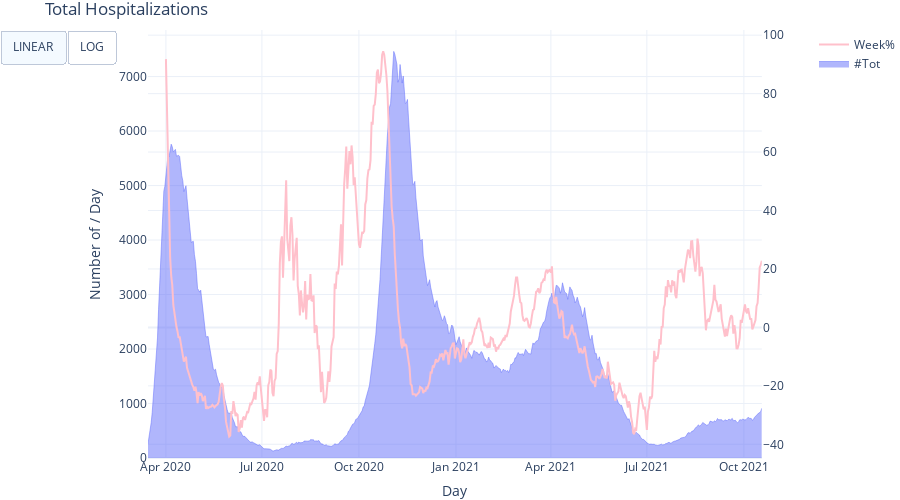

This figure's notebook cell:
### Markdown cell above
# Total hospitalizations in BE

### Code cell
def bar_hospitalization_tot():
    """
    bar plot hospitalization
    """
    df = df_prov_tot.groupby(['DATE']).agg({'TOTAL_IN': 'sum', 'NEW_OUT': 'sum', 'NEW_IN': 'sum', 'TOTAL_IN_ICU': 'sum'})

    totin_bar = go.Scatter(x=df.index, y=df.TOTAL_IN, name='#Tot',stackgroup='two',line=dict(width=0.5),mode='lines', groupnorm="")

    fig_hospi = make_subplots(specs=[[{"secondary_y": True, }]], shared_yaxes='all', shared_xaxes='all')

    fig_hospi.add_trace(totin_bar, secondary_y=False)

    xvals = df.index[7:]
    yvals = 100 * (df.TOTAL_IN.values[7:] - df.TOTAL_IN.values[:-7]) / df.TOTAL_IN.values[:-7]

    fig_hospi.add_trace(go.Scatter(x=xvals[10:], y=yvals[10:], name='Week%',marker_color = 'pink'), secondary_y=True)

    fig_hospi.update_layout(template="plotly_white", height=500, margin=dict(l=0, r=0, t=30, b=0),
                            title="Total Hospitalizations")

    fig_hospi.update_layout(xaxis_title='Day',
                            yaxis_title='Number of / Day')

    fig_hospi.update_layout(
        hovermode='x unified',
        updatemenus=[
            dict(
                type="buttons",
                direction="left",
                buttons=list([
                    dict(
                        args=[{"yaxis.type": "linear"}],
                        label="LINEAR",
                        method="relayout"
                    ),
                    dict(
                        args=[{"yaxis.type": "log"}],
                        label="LOG",
                        method="relayout"
                    )
                ]),
            ),
        ])

    return fig_hospi

bar_hospitalization_tot()

### Figure 1 — Plotly figure (JSON) as saved in the notebook; plotly's stock layout.template omitted (floating-point values rounded to 4 significant figures; data arrays with more than 128 entries replaced by an {"elided": "..."} marker saying what was removed)
{"data": [{"groupnorm": "", "line": {"width": 0.5}, "mode": "lines", "name": "#Tot", "stackgroup": "two", "type": "scatter", "x": {"elided": "583 str values"}, "xaxis": "x", "y": {"elided": "583 int values"}, "yaxis": "y"}, {"marker": {"color": "pink"}, "name": "Week%", "type": "scatter", "x": {"elided": "566 str values"}, "xaxis": "x", "y": {"elided": "566 float values"}, "yaxis": "y2"}], "layout": {"height": 500, "hovermode": "x unified", "margin": {"b": 0, "l": 0, "r": 0, "t": 30}, "title": {"text": "Total Hospitalizations"}, "updatemenus": [{"buttons": [{"args": [{"yaxis.type": "linear"}], "label": "LINEAR", "method": "relayout"}, {"args": [{"yaxis.type": "log"}], "label": "LOG", "method": "relayout"}], "direction": "left", "type": "buttons"}], "xaxis": {"anchor": "y", "domain": [0, 0.94], "title": {"text": "Day"}}, "yaxis": {"anchor": "x", "domain": [0, 1], "title": {"text": "Number of / Day"}}, "yaxis2": {"anchor": "x", "overlaying": "y", "side": "right"}}}
